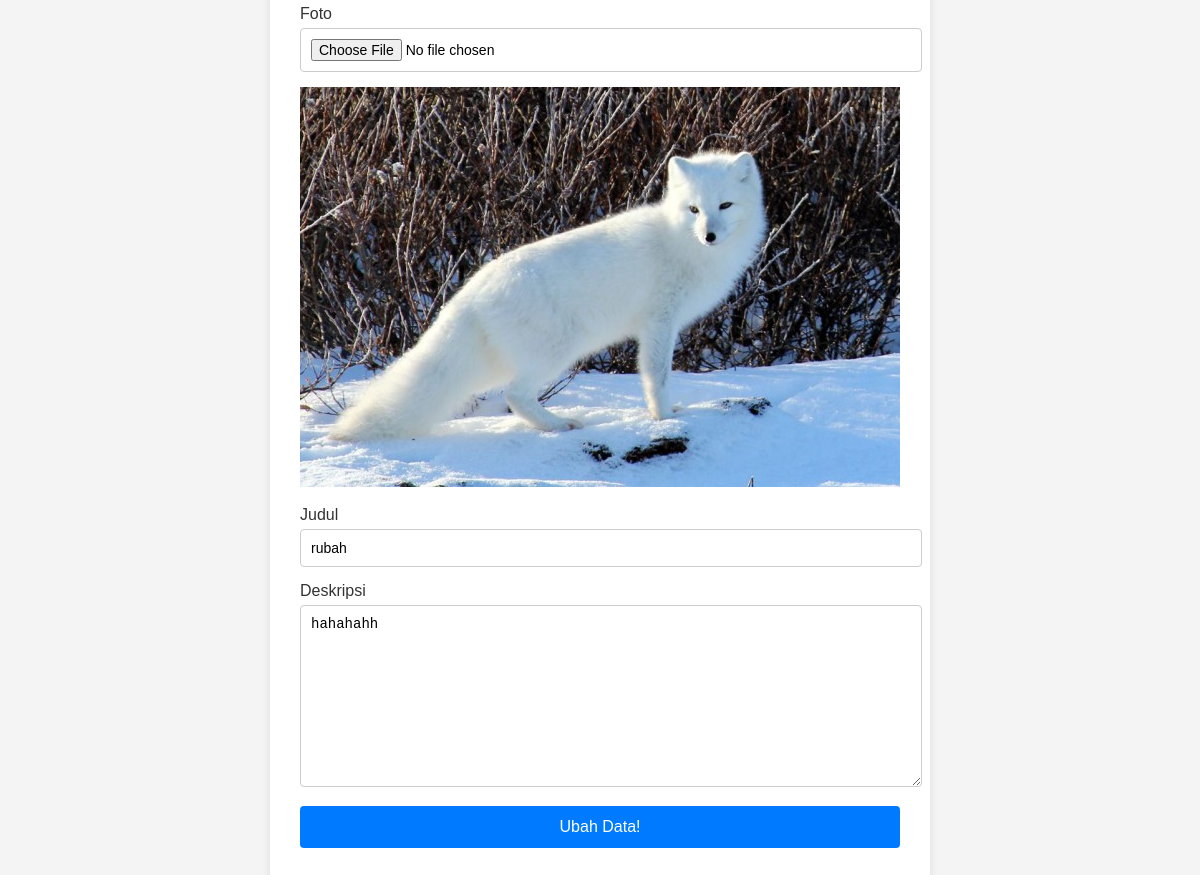
Page /update.php?id=16 (signed in) on the committed database.
### tables this page shows
CREATE TABLE `albumfoto` (
  `id` int(11) NOT NULL,
  `foto` varchar(255) NOT NULL,
  `judul` varchar(255) NOT NULL,
  `deskripsi` text NOT NULL
);

### function.php (called while the page is built, shortened)
<?php
$koneksi = mysqli_connect("localhost", "root", "", "punya_rendi");
function query($query){
    global $koneksi;
    $result = mysqli_query($koneksi, $query);
    $rows = [];
    while($row = mysqli_fetch_assoc($result)){
        $rows[] = $row;
    }
    return $rows;
}
?>

### update.php (the view, shortened to what this page needs)
<?php
    require "function.php";
    $id = $_GET["id"];
    $data = query("SELECT * FROM albumfoto WHERE id=$id")[0];
?>
<!DOCTYPE html>
<html lang="en">
<head>
</head>
<body>
    <div class="form-container">
        <form action="#" method="post" enctype="multipart/form-data">
            <div class="form-group">
                <label for="foto">Foto</label>
                <input type="file" name="fFoto" id="foto" />
                <div class="preview-img">
                    <img src="img/<?= $data["foto"] ?>" alt="Foto Lama">
                </div>
            </div>
            <div class="form-group">
                <label for="judul">Judul</label>
                <input type="text" name="fJudul" id="judul" value="<?= $data["judul"]?>" />
            </div>
            <div class="form-group">
                <label for="deskripsi">Deskripsi</label>
                <textarea name="fDeskripsi" id="deskripsi" cols="30" rows="10"><?= $data["deskripsi"]?></textarea>
            </div>
            <div class="form-group">
                <button type="submit" name="ubah">Ubah Data!</button>
            </div>
        </form>
    </div>
</body>
</html>

### update.php (style rules this page uses)
body { font-family: 'Arial', sans-serif; background-color: #f4f4f4; margin: 0; padding: 0; display: flex; justify-content: center; align-items: center; height: 100vh; }
.form-container { background-color: white; padding: 30px; border-radius: 8px; box-shadow: 0 4px 8px rgba(0, 0, 0, 0.1); width: 100%; max-width: 600px; }
.form-group { margin-bottom: 15px; }
.form-group label { font-size: 16px; display: block; margin-bottom: 5px; color: #333; }
.form-group input, .form-group textarea { width: 100%; padding: 10px; font-size: 14px; border: 1px solid #ccc; border-radius: 4px; outline: none; }
.form-group textarea { resize: vertical; }
button { width: 100%; padding: 12px; background-color: #007bff; color: white; border: none; border-radius: 4px; font-size: 16px; cursor: pointer; transition: background-color 0.3s; }
.preview-img { width: 100%; max-width: 150px; margin-top: 15px; margin-bottom: 15px; }

### rows in the picture
albumfoto: foto (picture), fJudul "rubah", fDeskripsi "hahahahh"
